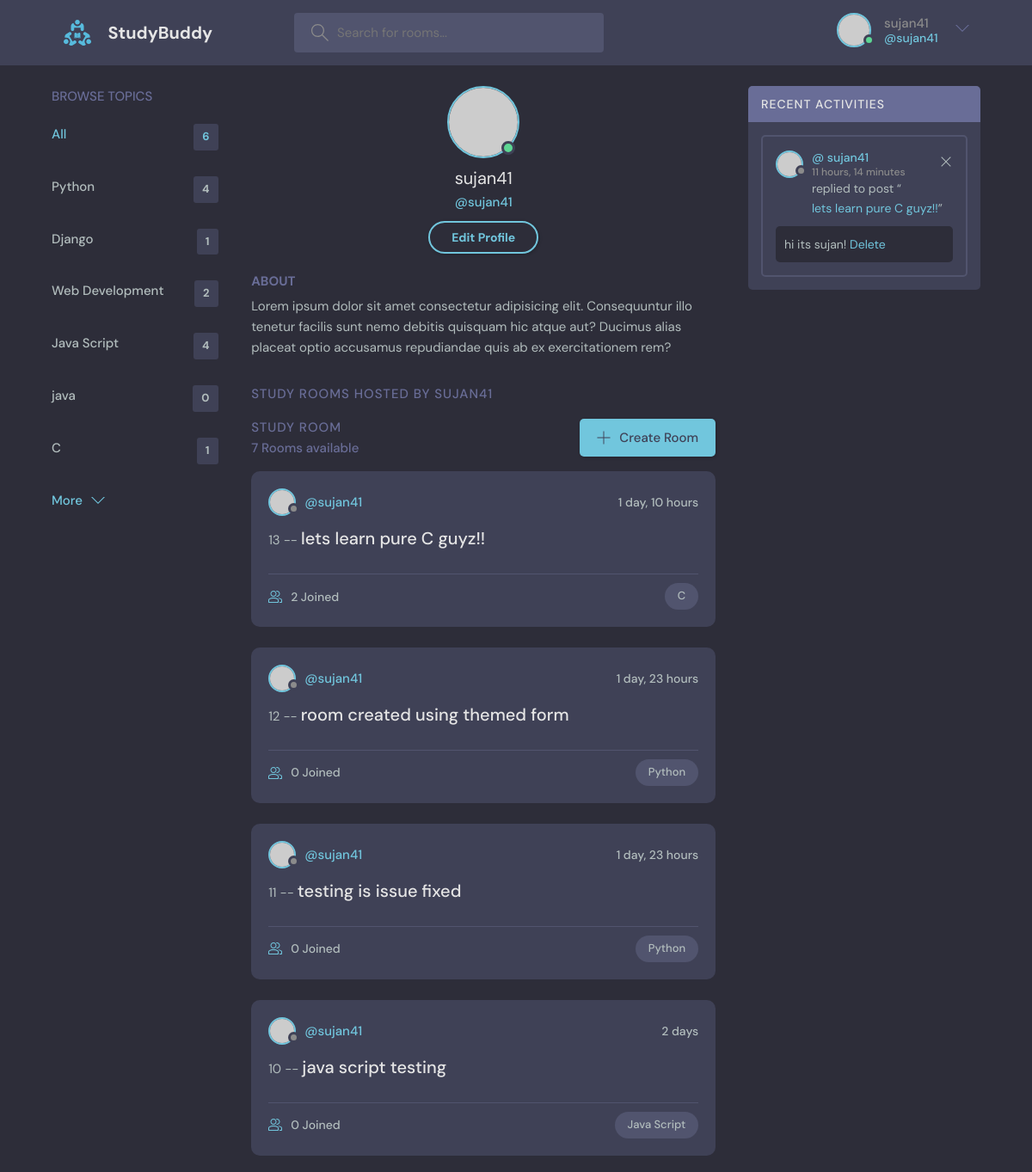
Before: /profile/1/ (signed in, upper part) with the older database file.
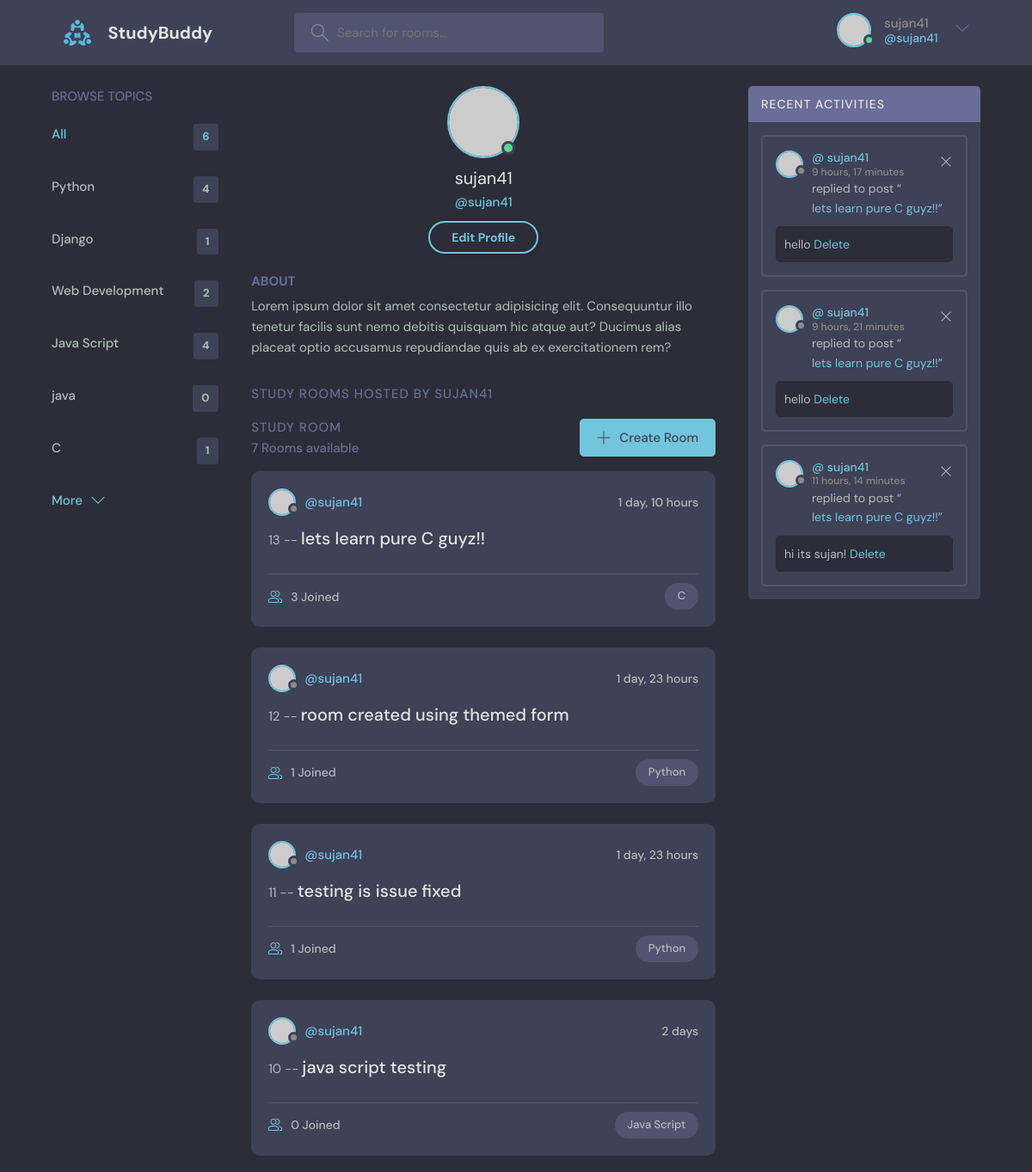
After: the same page with the newer database file.
### base/models.py (models this page shows, shortened)
class Topic(models.Model):
    name = models.CharField(max_length=200)

class Room(models.Model):
    host = models.ForeignKey(User, on_delete=models.SET_NULL, null=True)
    topic = models.ForeignKey(Topic, on_delete=models.SET_NULL, null=True)
    name = models.CharField(max_length=200)
    description = models.TextField(null=True, blank=True)
    participants = models.ManyToManyField(User, related_name='participants', blank=True)
    updated = models.DateTimeField(auto_now=True)
    created = models.DateTimeField(auto_now_add=True)
    class Meta:
        ordering = ['-updated', '-created']

class Message(models.Model):
    user = models.ForeignKey(User, on_delete=models.CASCADE)
    room = models.ForeignKey(Room, on_delete=models.CASCADE)
    body = models.TextField()
    updated = models.DateTimeField(auto_now=True)
    created = models.DateTimeField(auto_now_add=True)
    class Meta:
        ordering = ['-updated', '-created']
    def __str__(self):
        return self.body[0:50]

### base/views.py (the view)
# urls.py: path('profile/<str:pk>/', views.userProfile, name="profile"),
def userProfile(request, pk):
    user = User.objects.get(id=pk)
    rooms = user.room_set.all()
    room_messages = user.message_set.all()
    topics = Topic.objects.all()
    context = {'user': user, 'room_messages': room_messages, 'topics': topics, 'rooms': rooms}
    return render(request, 'base/profile.html', context)

### base/templates/base/profile.html
{% extends 'main.html' %}
{% block content %}
<main class="profile-page layout layout--3">
    <div class="container">
      {% include 'base/topics_components.html' %}
      <div class="roomList">
        <div class="profile">
          <div class="profile__avatar">
            <div class="avatar avatar--large active">
              <img src="https://randomuser.me/api/portraits/men/11.jpg" />
            </div>
          </div>
          <div class="profile__info">
            <h3>{{user.username}}</h3>
            <p>@{{user}}</p>
            {% if request.user == user %}
            <a href="{% url 'update-user' %}" class="btn btn--main btn--pill">Edit Profile</a>
            {% endif %}
          </div>
          <div class="profile__about">
            <h3>About</h3>
            <p>
              Lorem ipsum dolor sit amet consectetur adipisicing elit. Consequuntur illo tenetur
              facilis sunt nemo debitis quisquam hic atque aut? Ducimus alias placeat optio
              accusamus repudiandae quis ab ex exercitationem rem?
            </p>
          </div>
        </div>
        <div class="roomList__header">
          <div>
            <h2>Study Rooms Hosted by {{user.username}}</a>
            </h2>
          </div>
        </div>
        {% include 'base/feed_components.html' %}
      </div>
      {% include "base/activity-component.html" %}
    </div>
</main>
{% endblock content%}

### base/templates/base/topics_components.html
        <div class="topics">
          <div class="topics__header">
            <h2>Browse Topics</h2>
          </div>
          <ul class="topics__list">
            <li>
              <a href="{% url 'home'%}" class="active">All <span>{{topics.count}}</span></a>
            </li>
            {% for topic in topics %}
            <li>
              <a href="{% url 'home' %}?q={{topic.name}}">{{topic.name}}<span>{{topic.room_set.all.count}}</span></a>
            </li>
            {% endfor %}
          </ul>
          <a class="btn btn--link" href="topics.html">
            More
            <svg version="1.1" xmlns="http://www.w3.org/2000/svg" width="32" height="32" viewBox="0 0 32 32">
              <title>chevron-down</title>
              <path d="M16 21l-13-13h-3l16 16 16-16h-3l-13 13z"></path>
            </svg>
          </a>
        </div>

### base/templates/base/feed_components.html (shortened to what this page needs)
        <div class="roomList">
          <div class="roomList__header">
            <div>
              <h2>Study Room</h2>
              <p>{{rooms.count}} Rooms available</p>
            </div>
            <a class="btn btn--main" href="{% url 'create-room' %}">
              <svg version="1.1" xmlns="http://www.w3.org/2000/svg" width="32" height="32" viewBox="0 0 32 32">
                <title>add</title>
                <path
                  d="M16.943 0.943h-1.885v14.115h-14.115v1.885h14.115v14.115h1.885v-14.115h14.115v-1.885h-14.115v-14.115z"
                ></path>
              </svg>
              Create Room
            </a>
          </div>
          {% for room in rooms %}
            <div class="roomListRoom">
                <div class="roomListRoom__header">
                <a href="{% url 'profile' room.host.id %}" class="roomListRoom__author">
                    <div class="avatar avatar--small">
                    <img src="https://randomuser.me/api/portraits/women/11.jpg" />
                    </div>
                    <span>@{{room.host.username}}</span>
                </a>
                <div class="roomListRoom__actions">
                    <span>{{room.created | timesince}}</span>
                </div>
                </div>
                <div class="roomListRoom__content">
                {{room.id}} -- <a href="/room/{{room.id}}">{{room.name}}</a>
                </div>
                <div class="roomListRoom__meta">
                <a href="room.html" class="roomListRoom__joined">
                    {{room.participants.count}} Joined
                </a>
                <p class="roomListRoom__topic">{{room.topic.name}}</p>
                </div>
            </div>
          {%endfor%}
        </div>

### base/templates/base/activity-component.html
        <div class="activities">
          <div class="activities__header">
            <h2>Recent Activities</h2>
          </div>
          {% for message in room_messages %}
            <div class="activities__box">
                <div class="activities__boxHeader roomListRoom__header">
                    <a href="{% url 'profile' message.user.id %}" class="roomListRoom__author">
                        <div class="avatar avatar--small">
                        <img src="https://randomuser.me/api/portraits/women/11.jpg" />
                        </div>
                        <p>
                        @ {{message.user}}
                        <span>{{message.created|timesince}}</span>
                        </p>
                    </a>
                <div class="roomListRoom__actions">
                    <a href="{% url 'delete-message' message.id %}">
                    <svg version="1.1" xmlns="http://www.w3.org/2000/svg" width="32" height="32" viewBox="0 0 32 32">
                        <title>remove</title>
                        <path
                        d="M27.314 6.019l-1.333-1.333-9.98 9.981-9.981-9.981-1.333 1.333 9.981 9.981-9.981 9.98 1.333 1.333 9.981-9.98 9.98 9.98 1.333-1.333-9.98-9.98 9.98-9.981z"
                        ></path>
                    </svg>
                    </a>
                </div>
                </div>
                <div class="activities__boxContent">
                <p>replied to post “<a href="{% url 'room' message.room.id %}">{{message.room.name}}</a>”</p>
                <div class="activities__boxRoomContent">
                    {{message}}
                    {% if request.user == message.user %}
                    <a href="{% url 'delete-message' message.id %}">Delete</a>
                    {% endif %}
                </div>
                </div>
            </div>
          {% endfor %}
        </div>

Changed rows visible on the page:
computed for Room "lets learn pure C guyz!!": participants.count "2" → "3"
computed for Room "room created using themed form": participants.count "0" → "1"
computed for Room "testing is issue fixed": participants.count "0" → "1"
added Message: user "sujan41", created "9 hours, 17 minutes", room.name "lets learn pure C guyz!!", body "hello", shows "Delete"
added Message: user "sujan41", created "9 hours, 21 minutes", room.name "lets learn pure C guyz!!", body "hello", shows "Delete"
